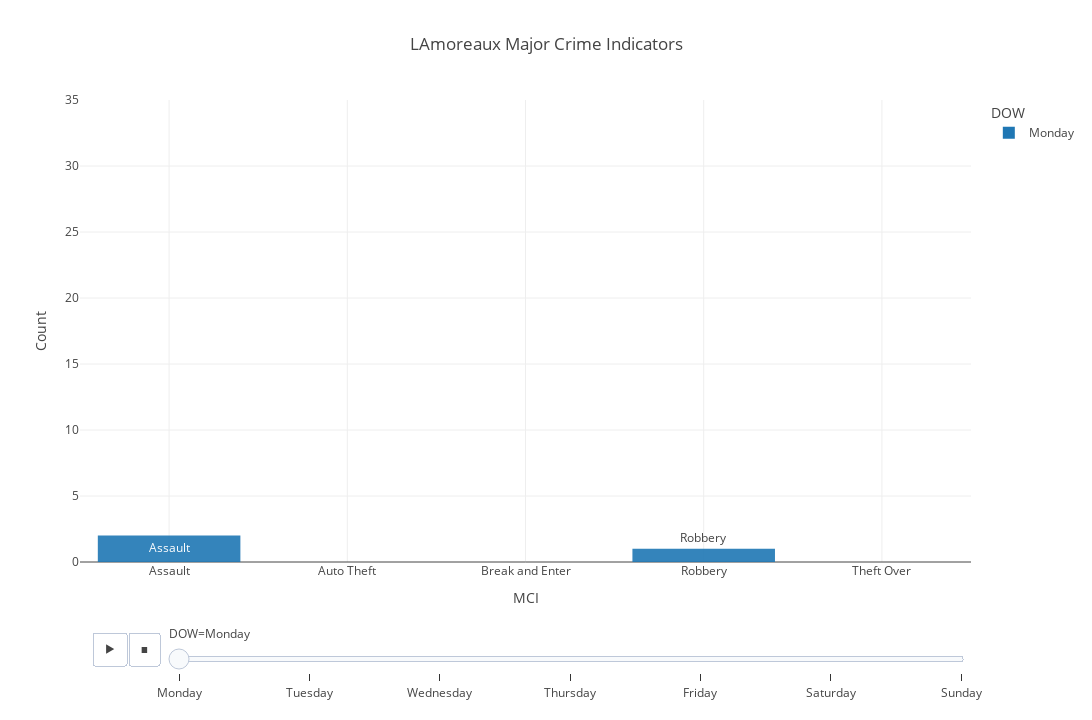

The code cell stored with this chart in its notebook:
### Code cell
barchart3 = px.bar(
    data_frame = df4,
    x = "MCI",
    y = "Count",
    color = 'DOW',
    text = 'MCI',
    title = 'LAmoreaux Major Crime Indicators',
    width = 1400,
    height = 720,
    opacity = 0.9,
    orientation = 'v',
    barmode = 'group',
    template = 'gridon',
    
    animation_frame = 'DOW',
    range_y = [0,35],
   
)

barchart3.layout.updatemenus[0].buttons[0].args[1]['frame']['duration'] = 1000
barchart3.layout.updatemenus[0].buttons[0].args[1]['transition']['duration'] = 500

barchart3.show()

### Figure 1 — Plotly figure (JSON) as saved in the notebook; plotly's stock layout.template omitted (floating-point values rounded to 4 significant figures)
{"data": [{"alignmentgroup": "True", "hovertemplate": "DOW=Monday<br>MCI=%{text}<br>Count=%{y}<extra></extra>", "legendgroup": "Monday", "marker": {"color": "#1F77B4", "opacity": 0.9, "pattern": {"shape": ""}}, "name": "Monday", "offsetgroup": "Monday", "orientation": "v", "showlegend": true, "text": ["Assault", "Auto Theft", "Break and Enter", "Robbery", "Theft Over"], "textposition": "auto", "type": "bar", "x": ["Assault", "Auto Theft", "Break and Enter", "Robbery", "Theft Over"], "xaxis": "x", "y": [2, 0, 0, 1, 0], "yaxis": "y"}], "layout": {"barmode": "group", "height": 720, "legend": {"title": {"text": "DOW"}, "tracegroupgap": 0}, "sliders": [{"active": 0, "currentvalue": {"prefix": "DOW="}, "len": 0.9, "pad": {"b": 10, "t": 60}, "steps": [{"args": [["Monday"], {"frame": {"duration": 0, "redraw": true}, "fromcurrent": true, "mode": "immediate", "transition": {"duration": 0, "easing": "linear"}}], "label": "Monday", "method": "animate"}, {"args": [["Tuesday"], {"frame": {"duration": 0, "redraw": true}, "fromcurrent": true, "mode": "immediate", "transition": {"duration": 0, "easing": "linear"}}], "label": "Tuesday", "method": "animate"}, {"args": [["Wednesday"], {"frame": {"duration": 0, "redraw": true}, "fromcurrent": true, "mode": "immediate", "transition": {"duration": 0, "easing": "linear"}}], "label": "Wednesday", "method": "animate"}, {"args": [["Thursday"], {"frame": {"duration": 0, "redraw": true}, "fromcurrent": true, "mode": "immediate", "transition": {"duration": 0, "easing": "linear"}}], "label": "Thursday", "method": "animate"}, {"args": [["Friday"], {"frame": {"duration": 0, "redraw": true}, "fromcurrent": true, "mode": "immediate", "transition": {"duration": 0, "easing": "linear"}}], "label": "Friday", "method": "animate"}, {"args": [["Saturday"], {"frame": {"duration": 0, "redraw": true}, "fromcurrent": true, "mode": "immediate", "transition": {"duration": 0, "easing": "linear"}}], "label": "Saturday", "method": "animate"}, {"args": [["Sunday"], {"frame": {"duration": 0, "redraw": true}, "fromcurrent": true, "mode": "immediate", "transition": {"duration": 0, "easing": "linear"}}], "label": "Sunday", "method": "animate"}], "x": 0.1, "xanchor": "left", "y": 0, "yanchor": "top"}], "title": {"text": "LAmoreaux Major Crime Indicators"}, "updatemenus": [{"buttons": [{"args": [null, {"frame": {"duration": 1000, "redraw": true}, "fromcurrent": true, "mode": "immediate", "transition": {"duration": 500, "easing": "linear"}}], "label": "&#9654;", "method": "animate"}, {"args": [[null], {"frame": {"duration": 0, "redraw": true}, "fromcurrent": true, "mode": "immediate", "transition": {"duration": 0, "easing": "linear"}}], "label": "&#9724;", "method": "animate"}], "direction": "left", "pad": {"r": 10, "t": 70}, "showactive": false, "type": "buttons", "x": 0.1, "xanchor": "right", "y": 0, "yanchor": "top"}], "width": 1400, "xaxis": {"anchor": "y", "domain": [0, 1], "title": {"text": "MCI"}}, "yaxis": {"anchor": "x", "domain": [0, 1], "range": [0, 35], "title": {"text": "Count"}}}}
